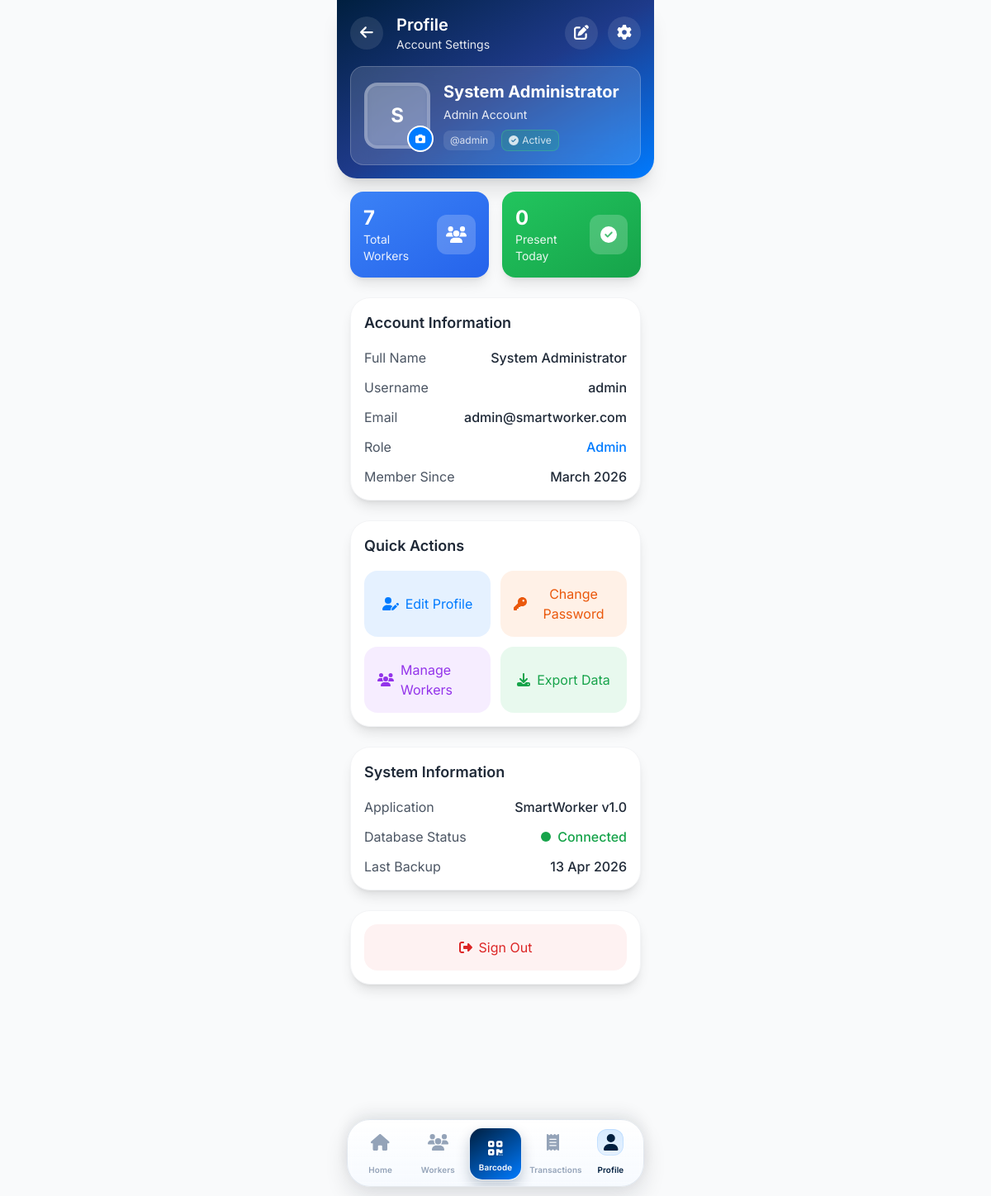
Screenshot of /profile (signed in) with the database file from the repository.
### models.py (models this page shows, shortened)
class User(UserMixin, db.Model):
    __tablename__ = 'users'
    id = db.Column(db.Integer, primary_key=True)
    username = db.Column(db.String(80), unique=True, nullable=False)
    email = db.Column(db.String(120), unique=True, nullable=False)
    phone = db.Column(db.String(20), nullable=True)
    password_hash = db.Column(db.String(256), nullable=False)
    full_name = db.Column(db.String(100), nullable=False)
    role = db.Column(db.String(20), default='admin')  # admin, manager
    created_at = db.Column(db.DateTime, default=datetime.utcnow)

### routes.py (the view, shortened to what this page needs)
@app.route('/profile', methods=['GET', 'POST'])
@login_required
def profile():
    return render_template('profile.html', Worker=Worker, AttendanceRecord=AttendanceRecord, date=date)

### routes.py (called while the page is built)
@login_manager.user_loader
def load_user(user_id):
    return User.query.get(int(user_id))

### templates/profile.html (shortened to what this page needs)
{% extends "base.html" %}
{% block content %}
<header class="bg-gradient-to-br from-primary via-blue-900 to-accent text-white p-4 rounded-b-3xl shadow-xl">
    <div class="flex items-center justify-between mb-4">
        <div class="flex items-center space-x-4">
            <a href="{{ url_for('dashboard') }}" class="w-10 h-10 bg-white/10 backdrop-blur-sm rounded-full flex items-center justify-center">
                <i class="fa-solid fa-arrow-left text-lg"></i>
            </a>
            <div>
                <div class="text-xl font-semibold">Profile</div>
                <div class="text-sm opacity-90">Account Settings</div>
            </div>
        </div>
        <div class="flex items-center space-x-3">
            <button onclick="showEditModal()" class="w-10 h-10 bg-white/10 backdrop-blur-sm rounded-full flex items-center justify-center">
                <i class="fa-solid fa-edit text-lg"></i>
            </button>
            <button onclick="showSettingsModal()" class="w-10 h-10 bg-white/10 backdrop-blur-sm rounded-full flex items-center justify-center">
                <i class="fa-solid fa-cog text-lg"></i>
            </button>
        </div>
    </div>
    <div class="bg-white/15 backdrop-blur-lg rounded-2xl p-4 border border-white/20">
        <div class="flex items-center space-x-4">
            <div class="relative">
                <div class="w-20 h-20 bg-white/20 backdrop-blur-sm rounded-2xl flex items-center justify-center text-white font-bold text-2xl border-4 border-white/20">
                    {{ current_user.full_name[0] if current_user.full_name else 'A' }}
                </div>
                <button onclick="changeProfilePhoto()" class="absolute -bottom-1 -right-1 w-8 h-8 bg-accent rounded-full border-2 border-white flex items-center justify-center">
                    <i class="fa-solid fa-camera text-xs text-white"></i>
                </button>
            </div>
            <div class="flex-1">
                <div class="text-xl font-bold mb-1">{{ current_user.full_name }}</div>
                <div class="text-sm opacity-90 mb-2">{{ current_user.role.title() }} Account</div>
                <div class="flex items-center space-x-2">
                    <div class="text-xs text-white/80 bg-white/10 px-2 py-1 rounded-lg">@{{ current_user.username }}</div>
                    <div class="text-xs text-white/80 bg-green-500/20 px-2 py-1 rounded-lg border border-green-400/30">
                        <i class="fa-solid fa-check-circle mr-1"></i>Active
                    </div>
                </div>
            </div>
        </div>
    </div>
</header>
<main class="p-4 pb-32 space-y-6">
    <section class="grid grid-cols-2 gap-4">
        {% set total_workers = Worker.query.filter_by(status='active').count() %}
        {% set today = date.today() %}
        {% set present_today = AttendanceRecord.query.filter_by(date=today, status='present').count() %}
        <div class="bg-gradient-to-br from-blue-500 to-blue-600 text-white p-4 rounded-2xl shadow-lg">
            <div class="flex items-center justify-between">
                <div>
                    <div class="text-2xl font-bold">{{ total_workers }}</div>
                    <div class="text-sm opacity-90">Total Workers</div>
                </div>
                <div class="w-12 h-12 bg-white/20 rounded-xl flex items-center justify-center">
                    <i class="fa-solid fa-users text-xl"></i>
                </div>
            </div>
        </div>
        <div class="bg-gradient-to-br from-green-500 to-green-600 text-white p-4 rounded-2xl shadow-lg">
            <div class="flex items-center justify-between">
                <div>
                    <div class="text-2xl font-bold">{{ present_today }}</div>
                    <div class="text-sm opacity-90">Present Today</div>
                </div>
                <div class="w-12 h-12 bg-white/20 rounded-xl flex items-center justify-center">
                    <i class="fa-solid fa-check-circle text-xl"></i>
                </div>
            </div>
        </div>
    </section>
    <section class="bg-white rounded-3xl shadow-lg border border-gray-100 p-4">
        <h3 class="text-lg font-semibold text-gray-800 mb-4">Account Information</h3>
        <div class="space-y-3">
            <div class="flex justify-between items-center">
                <span class="text-gray-600">Full Name</span>
                <span class="font-medium text-gray-800">{{ current_user.full_name }}</span>
            </div>
            <div class="flex justify-between items-center">
                <span class="text-gray-600">Username</span>
                <span class="font-medium text-gray-800">{{ current_user.username }}</span>
            </div>
            <div class="flex justify-between items-center">
                <span class="text-gray-600">Email</span>
                <span class="font-medium text-gray-800">{{ current_user.email }}</span>
            </div>
            <div class="flex justify-between items-center">
                <span class="text-gray-600">Role</span>
                <span class="font-medium text-accent capitalize">{{ current_user.role }}</span>
            </div>
            <div class="flex justify-between items-center">
                <span class="text-gray-600">Member Since</span>
                <span class="font-medium text-gray-800">{{ current_user.created_at.strftime('%B %Y') if current_user.created_at else 'N/A' }}</span>
            </div>
        </div>
    </section>
    <section class="bg-white rounded-3xl shadow-lg border border-gray-100 p-4">
        <h3 class="text-lg font-semibold text-gray-800 mb-4">Quick Actions</h3>
        <div class="grid grid-cols-2 gap-3">
            <button onclick="showEditModal()" class="flex items-center justify-center p-4 bg-accent/10 text-accent rounded-2xl hover:bg-accent/20 transition-colors">
                <i class="fa-solid fa-user-edit mr-2"></i>
                Edit Profile
            </button>
            <button onclick="showPasswordModal()" class="flex items-center justify-center p-4 bg-orange-500/10 text-orange-600 rounded-2xl hover:bg-orange-500/20 transition-colors">
                <i class="fa-solid fa-key mr-2"></i>
                Change Password
            </button>
            <a href="{{ url_for('workers') }}" class="flex items-center justify-center p-4 bg-purple-500/10 text-purple-600 rounded-2xl hover:bg-purple-500/20 transition-colors">
                <i class="fa-solid fa-users mr-2"></i>
                Manage Workers
            </a>
            <button onclick="exportData()" class="flex items-center justify-center p-4 bg-green-500/10 text-green-600 rounded-2xl hover:bg-green-500/20 transition-colors">
                <i class="fa-solid fa-download mr-2"></i>
                Export Data
            </button>
        </div>
    </section>
    <section class="bg-white rounded-3xl shadow-lg border border-gray-100 p-4">
        <h3 class="text-lg font-semibold text-gray-800 mb-4">System Information</h3>
        <div class="space-y-3">
            <div class="flex justify-between items-center">
                <span class="text-gray-600">Application</span>
                <span class="font-medium text-gray-800">SmartWorker v1.0</span>
            </div>
            <div class="flex justify-between items-center">
                <span class="text-gray-600">Database Status</span>
                <span class="font-medium text-green-600 flex items-center">
                    <i class="fa-solid fa-circle text-xs mr-2"></i>Connected
                </span>
            </div>
            <div class="flex justify-between items-center">
                <span class="text-gray-600">Last Backup</span>
                <span class="font-medium text-gray-800">{{ date.today().strftime('%d %b %Y') }}</span>
            </div>
        </div>
    </section>
    <section class="bg-white rounded-3xl shadow-lg border border-gray-100 p-4">
        <button onclick="confirmLogout()" class="w-full flex items-center justify-center p-4 bg-red-50 text-red-600 rounded-2xl hover:bg-red-100 transition-colors">
            <i class="fa-solid fa-sign-out-alt mr-2"></i>
            Sign Out
        </button>
    </section>
</main>
{% endblock %}

### static/css/custom.css (style rules this page uses)
button, a, input, select, textarea { transition: all 0.2s ease-in-out; }

### templates/base.html (style rules this page uses)
body { font-family: 'Inter', sans-serif !important; }
html, body { -ms-overflow-style: none; scrollbar-width: none; }

### rows the page displays
User: full_name "S", full_name "System Administrator", role "Admin", username "admin", email "admin@smartworker.com", created_at "March 2026"

### other values shown
{{ total_workers }} "7"
{{ present_today }} "0"
